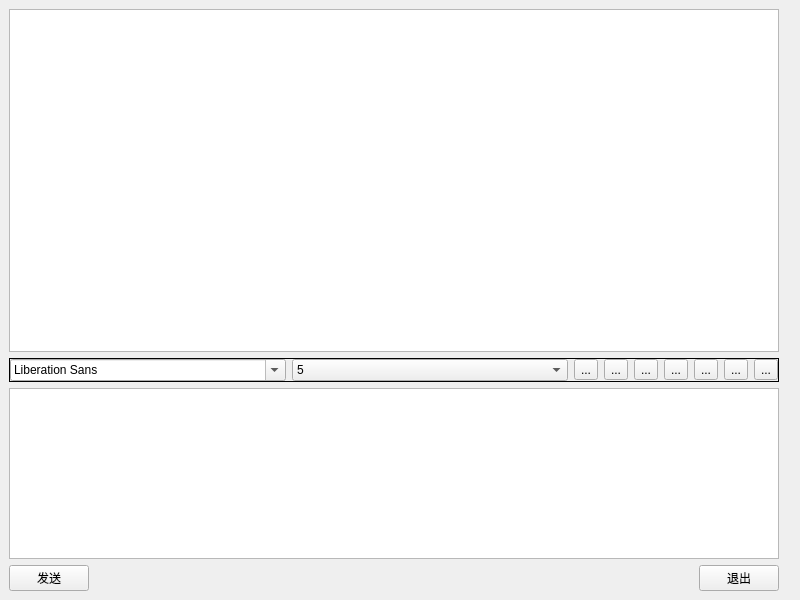
<?xml version="1.0" encoding="UTF-8"?>
<ui version="4.0">
 <class>chat</class>
 <widget class="QWidget" name="chat">
  <property name="geometry">
   <rect>
    <x>0</x>
    <y>0</y>
    <width>800</width>
    <height>600</height>
   </rect>
  </property>
  <property name="windowTitle">
   <string>Form</string>
  </property>
  <layout class="QVBoxLayout" name="verticalLayout_6">
   <property name="leftMargin">
    <number>0</number>
   </property>
   <property name="topMargin">
    <number>0</number>
   </property>
   <property name="rightMargin">
    <number>0</number>
   </property>
   <property name="bottomMargin">
    <number>0</number>
   </property>
   <item>
    <widget class="QWidget" name="widget_8" native="true">
     <layout class="QHBoxLayout" name="horizontalLayout_4">
      <property name="leftMargin">
       <number>0</number>
      </property>
      <property name="topMargin">
       <number>0</number>
      </property>
      <property name="rightMargin">
       <number>0</number>
      </property>
      <property name="bottomMargin">
       <number>0</number>
      </property>
      <item>
       <widget class="QWidget" name="widget_6" native="true">
        <layout class="QVBoxLayout" name="verticalLayout_4">
         <item>
          <widget class="QWidget" name="widget_4" native="true">
           <layout class="QVBoxLayout" name="verticalLayout_2" stretch="4,0,2">
            <property name="leftMargin">
             <number>0</number>
            </property>
            <property name="topMargin">
             <number>0</number>
            </property>
            <property name="rightMargin">
             <number>0</number>
            </property>
            <property name="bottomMargin">
             <number>0</number>
            </property>
            <item>
             <widget class="QWidget" name="widget" native="true">
              <layout class="QVBoxLayout" name="verticalLayout_3">
               <property name="leftMargin">
                <number>0</number>
               </property>
               <property name="topMargin">
                <number>0</number>
               </property>
               <property name="rightMargin">
                <number>0</number>
               </property>
               <property name="bottomMargin">
                <number>0</number>
               </property>
               <item>
                <widget class="QListWidget" name="msgBrowser"/>
               </item>
              </layout>
             </widget>
            </item>
            <item>
             <widget class="QWidget" name="widget_2" native="true">
              <layout class="QVBoxLayout" name="verticalLayout">
               <property name="leftMargin">
                <number>0</number>
               </property>
               <property name="topMargin">
                <number>0</number>
               </property>
               <property name="rightMargin">
                <number>0</number>
               </property>
               <property name="bottomMargin">
                <number>0</number>
               </property>
               <item>
                <widget class="QFrame" name="frame_2">
                 <property name="frameShape">
                  <enum>QFrame::Box</enum>
                 </property>
                 <layout class="QHBoxLayout" name="horizontalLayout_2" stretch="0,0,0,0,0,0,0,0,0">
                  <property name="leftMargin">
                   <number>0</number>
                  </property>
                  <property name="topMargin">
                   <number>0</number>
                  </property>
                  <property name="rightMargin">
                   <number>0</number>
                  </property>
                  <property name="bottomMargin">
                   <number>0</number>
                  </property>
                  <item>
                   <widget class="QFontComboBox" name="fontCbx"/>
                  </item>
                  <item>
                   <widget class="QComboBox" name="sizeBox">
                    <item>
                     <property name="text">
                      <string>5</string>
                     </property>
                    </item>
                    <item>
                     <property name="text">
                      <string>6</string>
                     </property>
                    </item>
                    <item>
                     <property name="text">
                      <string>7</string>
                     </property>
                    </item>
                    <item>
                     <property name="text">
                      <string>8</string>
                     </property>
                    </item>
                    <item>
                     <property name="text">
                      <string>9</string>
                     </property>
                    </item>
                    <item>
                     <property name="text">
                      <string>10</string>
                     </property>
                    </item>
                    <item>
                     <property name="text">
                      <string>11</string>
                     </property>
                    </item>
                    <item>
                     <property name="text">
                      <string>12</string>
                     </property>
                    </item>
                    <item>
                     <property name="text">
                      <string>20</string>
                     </property>
                    </item>
                    <item>
                     <property name="text">
                      <string>50</string>
                     </property>
                    </item>
                   </widget>
                  </item>
                  <item>
                   <widget class="QToolButton" name="boldBtn">
                    <property name="toolTip">
                     <string>加粗</string>
                    </property>
                    <property name="text">
                     <string>...</string>
                    </property>
                    <property name="icon">
                     <iconset resource="res.qrc">
                      <normaloff>:/image/JC.png</normaloff>:/image/JC.png</iconset>
                    </property>
                    <property name="checkable">
                     <bool>true</bool>
                    </property>
                   </widget>
                  </item>
                  <item>
                   <widget class="QToolButton" name="italicTbtn">
                    <property name="toolTip">
                     <string>倾斜</string>
                    </property>
                    <property name="text">
                     <string>...</string>
                    </property>
                    <property name="icon">
                     <iconset resource="res.qrc">
                      <normaloff>:/image/qx.png</normaloff>:/image/qx.png</iconset>
                    </property>
                    <property name="checkable">
                     <bool>true</bool>
                    </property>
                   </widget>
                  </item>
                  <item>
                   <widget class="QToolButton" name="underlineTbtn">
                    <property name="toolTip">
                     <string>下划线</string>
                    </property>
                    <property name="text">
                     <string>...</string>
                    </property>
                    <property name="icon">
                     <iconset resource="res.qrc">
                      <normaloff>:/image/`HJ8@K[456G`KN_9@DOB7WC.png</normaloff>:/image/`HJ8@K[456G`KN_9@DOB7WC.png</iconset>
                    </property>
                    <property name="checkable">
                     <bool>true</bool>
                    </property>
                   </widget>
                  </item>
                  <item>
                   <widget class="QToolButton" name="colorBtn">
                    <property name="toolTip">
                     <string>颜色</string>
                    </property>
                    <property name="text">
                     <string>...</string>
                    </property>
                    <property name="icon">
                     <iconset resource="res.qrc">
                      <normaloff>:/image/color.png</normaloff>:/image/color.png</iconset>
                    </property>
                   </widget>
                  </item>
                  <item>
                   <widget class="QToolButton" name="sendfileBtn">
                    <property name="toolTip">
                     <string>发送文件</string>
                    </property>
                    <property name="text">
                     <string>...</string>
                    </property>
                    <property name="icon">
                     <iconset resource="res.qrc">
                      <normaloff>:/image/file.png</normaloff>:/image/file.png</iconset>
                    </property>
                   </widget>
                  </item>
                  <item>
                   <widget class="QToolButton" name="videobtn">
                    <property name="toolTip">
                     <string>视频聊天</string>
                    </property>
                    <property name="text">
                     <string>...</string>
                    </property>
                    <property name="icon">
                     <iconset resource="res.qrc">
                      <normaloff>:/image/SPTX.png</normaloff>:/image/SPTX.png</iconset>
                    </property>
                   </widget>
                  </item>
                  <item>
                   <widget class="QToolButton" name="voicebtn">
                    <property name="toolTip">
                     <string>语音聊天</string>
                    </property>
                    <property name="text">
                     <string>...</string>
                    </property>
                    <property name="icon">
                     <iconset resource="res.qrc">
                      <normaloff>:/image/YY.png</normaloff>:/image/YY.png</iconset>
                    </property>
                   </widget>
                  </item>
                 </layout>
                </widget>
               </item>
              </layout>
             </widget>
            </item>
            <item>
             <widget class="QWidget" name="widget_3" native="true">
              <layout class="QHBoxLayout" name="horizontalLayout_3">
               <property name="leftMargin">
                <number>0</number>
               </property>
               <property name="topMargin">
                <number>0</number>
               </property>
               <property name="rightMargin">
                <number>0</number>
               </property>
               <property name="bottomMargin">
                <number>0</number>
               </property>
               <item>
                <widget class="QTextEdit" name="msgTxtEdit"/>
               </item>
              </layout>
             </widget>
            </item>
           </layout>
          </widget>
         </item>
         <item>
          <widget class="QWidget" name="widget_5" native="true">
           <layout class="QHBoxLayout" name="horizontalLayout" stretch="0,0,0">
            <property name="leftMargin">
             <number>0</number>
            </property>
            <property name="topMargin">
             <number>0</number>
            </property>
            <property name="rightMargin">
             <number>0</number>
            </property>
            <property name="bottomMargin">
             <number>0</number>
            </property>
            <item>
             <widget class="QPushButton" name="sendBtn">
              <property name="text">
               <string>发送</string>
              </property>
             </widget>
            </item>
            <item>
             <spacer name="horizontalSpacer">
              <property name="orientation">
               <enum>Qt::Horizontal</enum>
              </property>
              <property name="sizeHint" stdset="0">
               <size>
                <width>200</width>
                <height>20</height>
               </size>
              </property>
             </spacer>
            </item>
            <item>
             <widget class="QPushButton" name="exitBtn">
              <property name="text">
               <string>退出</string>
              </property>
             </widget>
            </item>
           </layout>
          </widget>
         </item>
        </layout>
       </widget>
      </item>
      <item>
       <widget class="QWidget" name="FIle" native="true">
        <layout class="QVBoxLayout" name="filevlayout">
         <property name="leftMargin">
          <number>0</number>
         </property>
         <property name="topMargin">
          <number>0</number>
         </property>
         <property name="rightMargin">
          <number>0</number>
         </property>
         <property name="bottomMargin">
          <number>0</number>
         </property>
        </layout>
       </widget>
      </item>
      <item>
       <widget class="QWidget" name="widget_7" native="true">
        <layout class="QVBoxLayout" name="verticalLayout_5">
         <property name="leftMargin">
          <number>0</number>
         </property>
         <property name="topMargin">
          <number>0</number>
         </property>
         <property name="rightMargin">
          <number>0</number>
         </property>
         <property name="bottomMargin">
          <number>0</number>
         </property>
        </layout>
       </widget>
      </item>
     </layout>
    </widget>
   </item>
  </layout>
 </widget>
 <resources>
  <include location="res.qrc"/>
 </resources>
 <connections/>
</ui>
